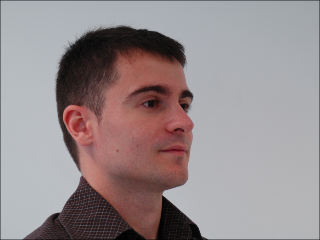
#> input picture Datasets/GTV-Database-UPC/ID01/ID01_007.bmp, 320 x 240 px, found by its file name; its folder holds only this picture in this run
$ python image_cropper.py
#> lines starting #> are read from the running program, lines starting #| are printed output that depends on the picture
import os
import cv2

def load_images_from_folder(folder): # Return all the images on a folder
#> called with folder = './Datasets/GTV-Database-UPC/ID01/'
    images = []
    for filename in os.listdir(folder):
        img = cv2.imread(os.path.join(folder,filename))
#> img is the input picture: shape (240, 320, 3); mean B, G, R 141.9, 140.4, 151
        if img is not None:
            images.append(img)
    return images

def delete_images_from_folder(folder, imgsz):
    if len(os.listdir(folder) ) != 0:
        for file in os.listdir(folder):
            if os.path.getsize(os.path.join(folder,file)) < imgsz * 1024:
                os.remove(os.path.join(folder,file))


# Creates a new folder

cropped_folder_path = './Datasets/Cropped-IMGS-1-supervised/'
if not os.path.exists(cropped_folder_path):
    os.mkdir(cropped_folder_path)

def run():

    for folder in os.listdir('./Datasets/GTV-Database-UPC/'): # Loop through all the folders
        folder_path = f'./Datasets/GTV-Database-UPC/{folder}/'
        imgs = load_images_from_folder(folder_path) # Take all the images of a folder
#> imgs = 1 item
        print(f'Cropping folder {folder}', end='')
        cnt = 0

        for frame in imgs:

            profile = False
            flip_flag =  False
            detected_profile_face = 0
            detected_face = 0
            face_cascade = cv2.CascadeClassifier(cv2.data.haarcascades + 'haarcascade_frontalface_alt2.xml')
            gray_image = cv2.cvtColor(frame, cv2.COLOR_BGR2GRAY) # Classifier needs Black and White images
            faces = face_cascade.detectMultiScale(gray_image, 1.0485258, 5,  minSize=(70, 70)) # 1.04 is the scaling of the image with respect to the images with whic te model was trained, 12 is the minNeighbours (affects the quality and the number of detections)


            if faces is ():
                profile_face_cascade = cv2.CascadeClassifier(cv2.data.haarcascades + 'haarcascade_profileface.xml')
                gray_profile_image = cv2.cvtColor(frame, cv2.COLOR_BGR2GRAY) # Classifier needs Black and White images
                profile_faces = profile_face_cascade.detectMultiScale(gray_profile_image, 1.0485258, 3, minSize=(70, 70)) # 1.04 is the scaling of the image with respect to the images with whic te model was trained, 12 is the minNeighbours (affects the quality and the number of detections)

                if profile_faces is (): # No left profile has been detected, so the image could be on the right profile (Haar Cascade doesn't recognize right profiles)
                    flipped = cv2.flip(frame, 1) # The image has to be flipped due to Haar Cascade is not trained to recognize faces on right profiles
                    flip_flag = True
                    gray_flipped_image = cv2.cvtColor(flipped, cv2.COLOR_BGR2GRAY)
                    profile_faces = profile_face_cascade.detectMultiScale(gray_flipped_image, 1.0485258, 3,  minSize=(70, 70))

                for(x,y,w,h) in profile_faces: # detectMultiScale returns a rectangle. x,y are the coordinates of the upper left corner, (x+w),(y+h) make the lower right corner pq in open cv the y-axis goes positive downwards
                #cv2.rectangle(frame,(x,y),(x+w,y+h), (255,102,34), 4) # the fourth parameter represents the wide of the line in the rectangle representation
                    if flip_flag:
                        detected_profile_face_flipped = flipped[y:y+h, x:x+w]
                        detected_profile_face = cv2.flip(detected_profile_face_flipped, 1)
                    else:
                        detected_profile_face = frame[y:y+h, x:x+w] # Makes the cropping of the face detected (the inside of the rectangle)
                profile = True

            else:
                for(x,y,w,h) in faces:
                    detected_face = frame[y:y+h, x:x+w]


            cnt += 1
            image_path = f'{cropped_folder_path}{folder}_{cnt:03}.bmp'
            if profile:
                cv2.imwrite(image_path, detected_profile_face)
            else:
                cv2.imwrite(image_path, detected_face)
            print('.', end='')
#> this loop made 1 pass
#> (profile, flip_flag, faces, cnt) on pass 1: (False, False, [[110, 56, 119, 119]], 1)
#> pass 1, in run, `gray_image = cv2.cvtColor(frame, cv2.COLOR_BGR2GRAY)`:
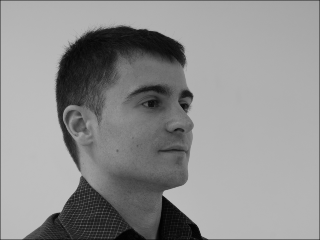
#> gray_image: shape (240, 320); min 1, max 191, mean 143.7
#> pass 1, in run, `cv2.imwrite(image_path, detected_face)`:
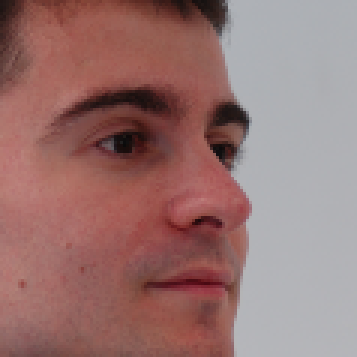
#> saved as ID01_001.bmp: shape (119, 119, 3) (shown 3 times larger); mean B, G, R 114.4, 116.8, 152.8
#> after the loop, cnt = 1


        print(f'completed')

    delete_images_from_folder(cropped_folder_path,5)## This method deletes all the images of not detected faces
                                                    ## All these images are 4kb, that's why the threshold is set to 5

    print('Folder is now clean of empty detections')

if __name__ == "__main__":
#> (the run stopped early here; a loop or call above may not have finished)
